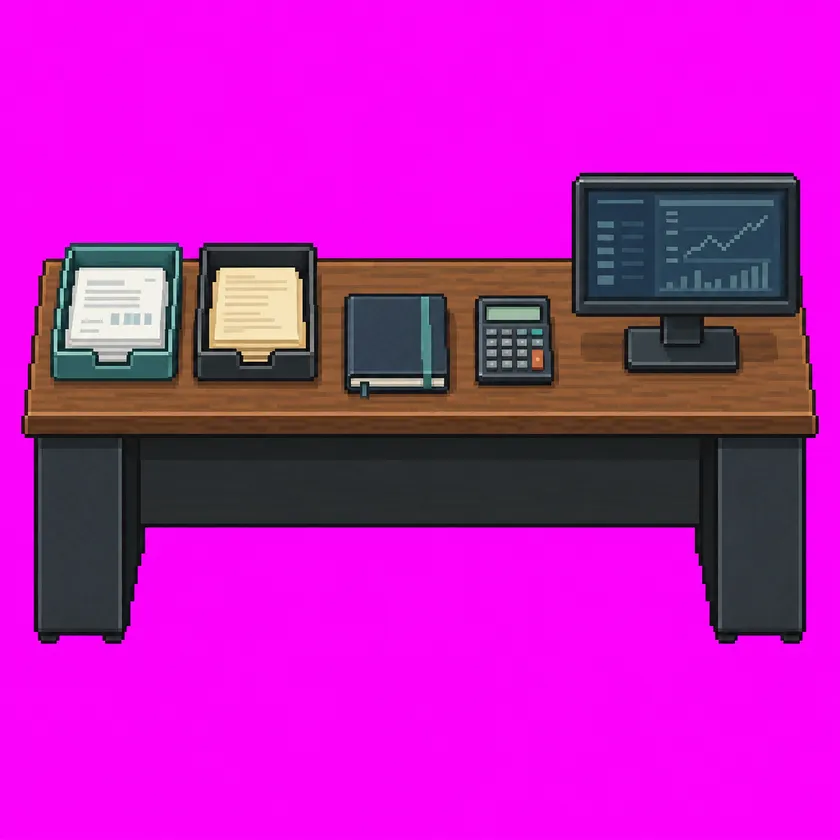
#> input picture doc/chapter-expansion-20260925/raw/channel-ledger.webp, 840 x 840 px, shrunk from 1024 x 1024 before the run
$ python prepare-chapter-art.py
#> lines starting #> are read from the running program, lines starting #| are printed output that depends on the picture; after the words box and inside, x2 and y2 are one past the last pixel; in counts of white or black regions, pixels touching at a corner belong together
"""Deterministic key removal + tight crop only. No drawing or geometry correction."""
from pathlib import Path
import json,hashlib
import numpy as np
from PIL import Image
ROOT=Path(__file__).resolve().parents[1];RUN=ROOT/'doc/chapter-expansion-20260925';OUT=RUN/'prepared';OUT.mkdir(exist_ok=True)
manifest={}
for p in sorted((RUN/'raw').glob('*.webp')):
 im=Image.open(p).convert('RGBA');a=np.array(im);rgb=a[:,:,:3].astype(int)
 # Include dark saturated key-color fringes; retain muted plum clothes and brown wood.
 keyed=(np.minimum(rgb[:,:,0],rgb[:,:,2])>30)&(rgb[:,:,1]<np.minimum(rgb[:,:,0],rgb[:,:,2])*.52)&(np.maximum(rgb[:,:,0],rgb[:,:,2])<np.minimum(rgb[:,:,0],rgb[:,:,2])*1.8)
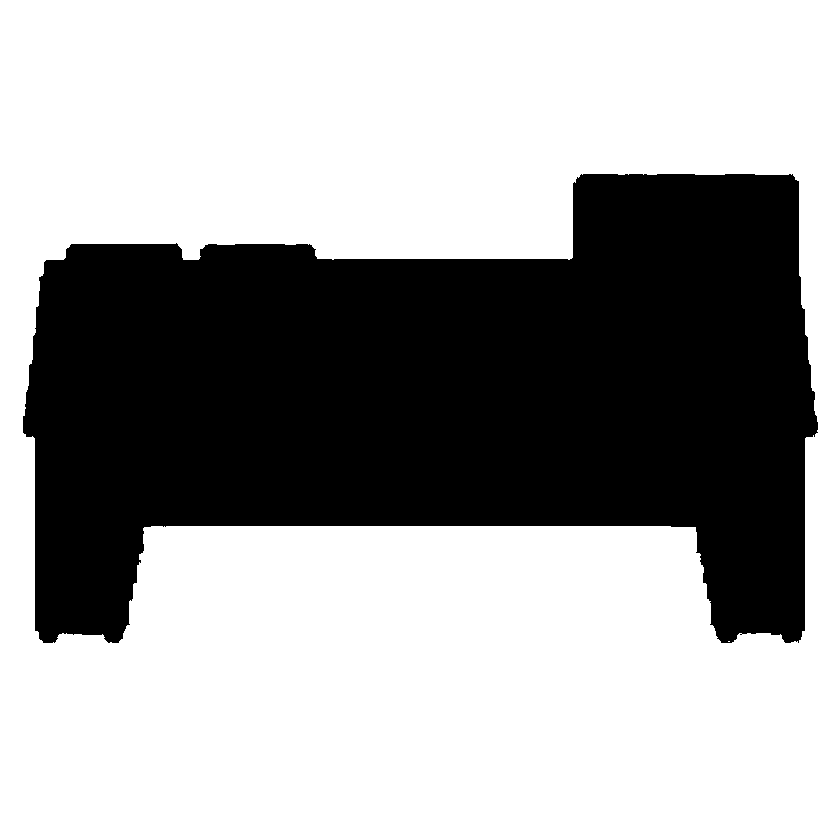
#> keyed: shape (840, 840) bool; 64.4% white; 1 black region, box (x1, y1, x2, y2) and area: (23, 174, 818, 643) 251188
 operations=[]
 if not p.stem.endswith('-floor') and not p.stem.startswith('portrait-') and p.stem!='poster':
  a[keyed,3]=0;im=Image.fromarray(a);bounds=im.getbbox();im=im.crop(bounds);operations=['remove explicit magenta chroma key','tight alpha crop; no deformation']
#> after `a[keyed, 3] = 0`:
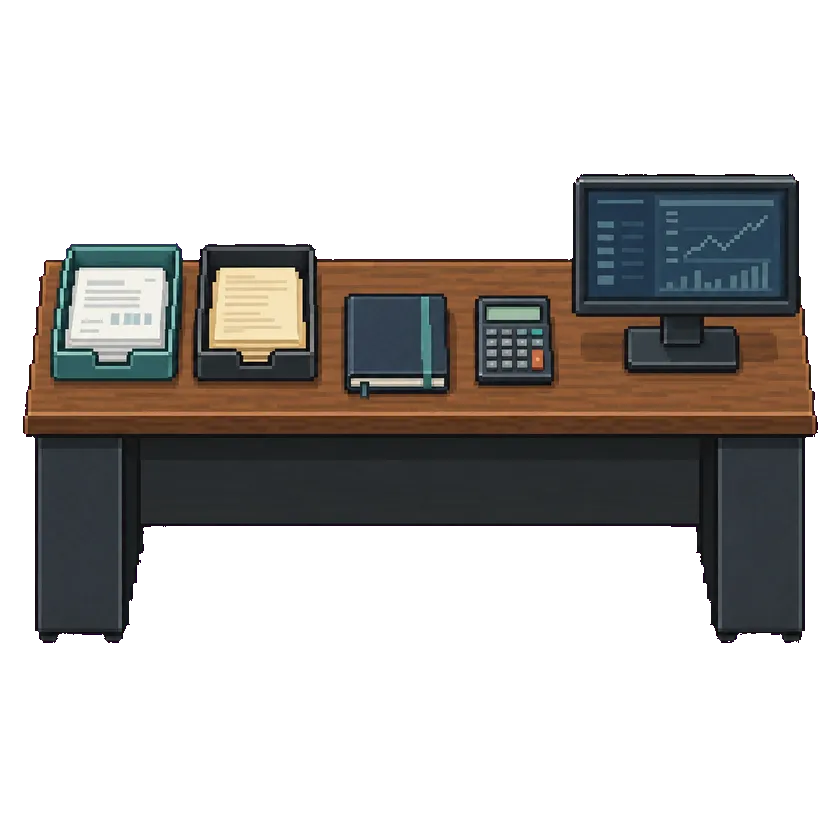
#> a: shape (840, 840, 4); mean R, G, B, A 188.7, 27.2, 182.9, 90.8; transparent parts drawn white
#> after `bounds = im.getbbox()`: bounds = (23, 174, 818, 643)
#> after `im = im.crop(bounds)`:
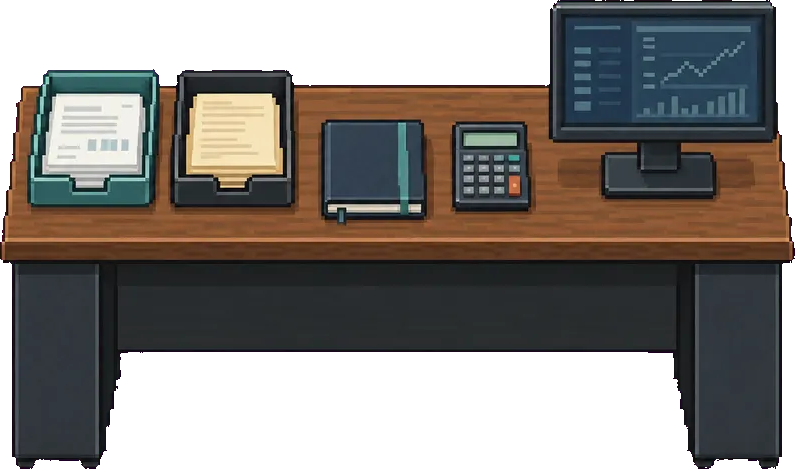
#> im: PIL image 795x469 RGBA; mean R, G, B, A 132.7, 48.9, 123, 171.8; transparent parts drawn white
 else:bounds=(0,0,im.width,im.height)
 im.save(OUT/(p.stem+'.png'))
#> (the run stopped early here; a loop or call above may not have finished)
